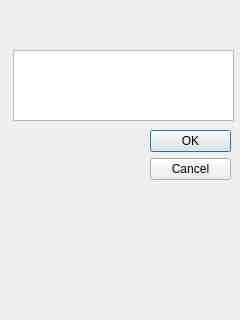
<?xml version="1.0" encoding="UTF-8"?>
<ui version="4.0">
 <class>Dialog</class>
 <widget class="QDialog" name="Dialog">
  <property name="geometry">
   <rect>
    <x>0</x>
    <y>0</y>
    <width>240</width>
    <height>320</height>
   </rect>
  </property>
  <property name="windowTitle">
   <string>Dialog</string>
  </property>
  <widget class="QDialogButtonBox" name="buttonBox">
   <property name="geometry">
    <rect>
     <x>150</x>
     <y>130</y>
     <width>81</width>
     <height>51</height>
    </rect>
   </property>
   <property name="orientation">
    <enum>Qt::Vertical</enum>
   </property>
   <property name="standardButtons">
    <set>QDialogButtonBox::Cancel|QDialogButtonBox::Ok</set>
   </property>
  </widget>
  <widget class="QTextEdit" name="textEdit">
   <property name="geometry">
    <rect>
     <x>13</x>
     <y>50</y>
     <width>221</width>
     <height>71</height>
    </rect>
   </property>
   <property name="toolTip">
    <string>&lt;html&gt;&lt;head/&gt;&lt;body&gt;&lt;p&gt;Domain Name...&lt;/p&gt;&lt;/body&gt;&lt;/html&gt;</string>
   </property>
   <property name="domain_name" stdset="0">
    <string>domain_name</string>
   </property>
  </widget>
 </widget>
 <resources/>
 <connections>
  <connection>
   <sender>buttonBox</sender>
   <signal>accepted()</signal>
   <receiver>Dialog</receiver>
   <slot>accept()</slot>
   <hints>
    <hint type="sourcelabel">
     <x>248</x>
     <y>254</y>
    </hint>
    <hint type="destinationlabel">
     <x>157</x>
     <y>274</y>
    </hint>
   </hints>
  </connection>
  <connection>
   <sender>buttonBox</sender>
   <signal>rejected()</signal>
   <receiver>Dialog</receiver>
   <slot>reject()</slot>
   <hints>
    <hint type="sourcelabel">
     <x>316</x>
     <y>260</y>
    </hint>
    <hint type="destinationlabel">
     <x>286</x>
     <y>274</y>
    </hint>
   </hints>
  </connection>
 </connections>
</ui>
